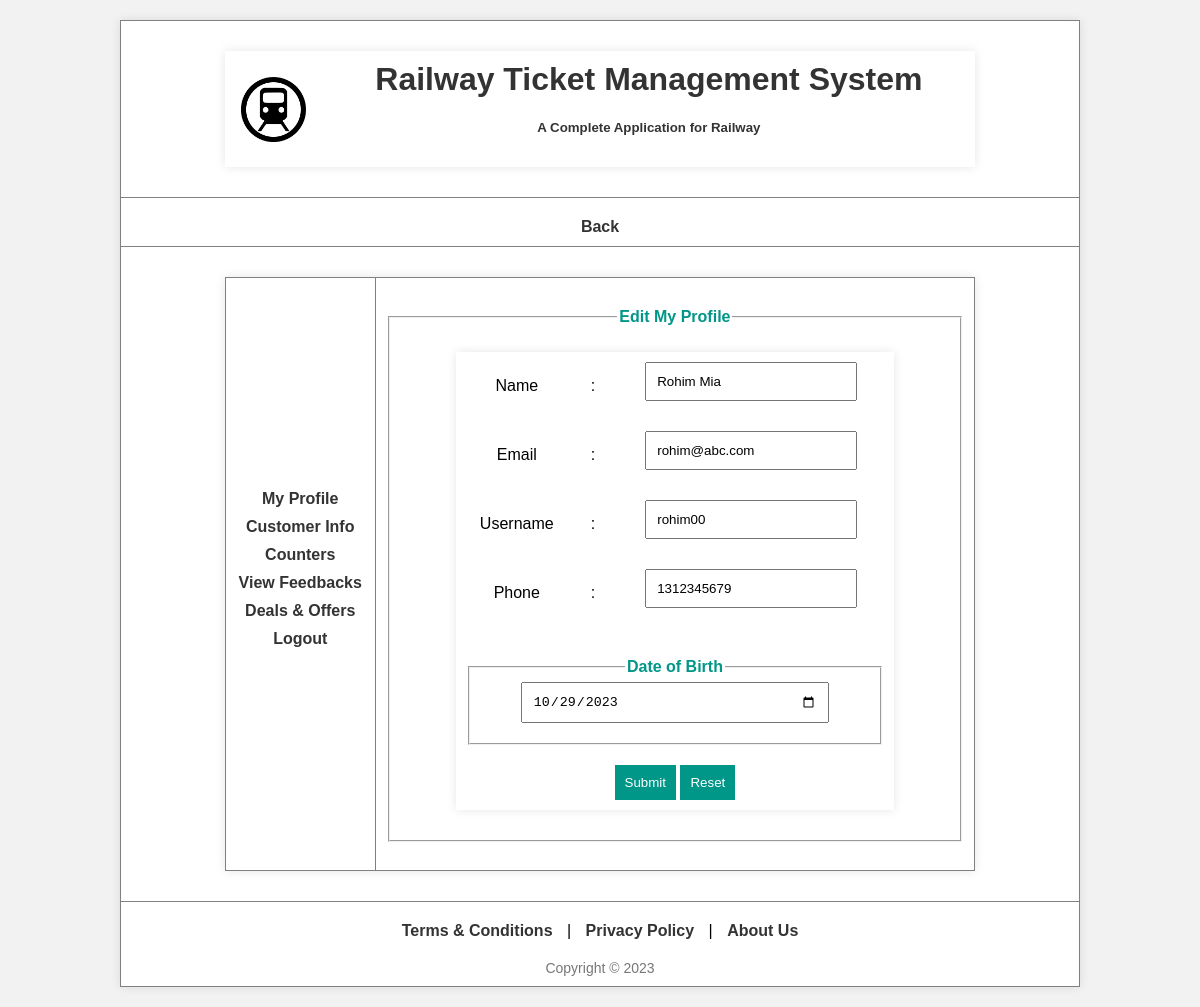
Page /view/editMyProfile.php (signed in) on the committed database.
### tables this page shows
CREATE TABLE `user` (
  `id` int(255) NOT NULL,
  `name` varchar(255) NOT NULL,
  `email` varchar(255) NOT NULL,
  `username` varchar(255) NOT NULL,
  `phone` int(255) NOT NULL,
  `password` varchar(255) NOT NULL,
  `userType` text NOT NULL,
  `gender` text NOT NULL,
  `dob` date NOT NULL
);

### view/editMyProfile.php (the view, shortened to what this page needs)
<?php
    $username = $_SESSION['username'];
if ($_SERVER['REQUEST_METHOD'] == 'GET') {
    $con = getConnection();
    $sql = "SELECT * FROM user WHERE username = '$username'";
    $result = mysqli_query($con, $sql);
    $row = mysqli_fetch_assoc($result);
}
?>
<html>
<html lang="en">
<head>
</head>
<body>
    <table border="1" width="100%" height="100%" align="center">
        <tr height="70">
            <td>
                <table width="100%">
                    <tr>
                        <td>
                            <img src="../upload/logo.png" height="65" width="65" alt="">
                        </td>
                        <td align="right">
                            <h1>Railway Ticket Management System</h1>
                            <h5>A Complete Application for Railway</h5>
                        </td>
                    </tr>
                </table>
            </td>
        </tr>
        <tr height="20">
            <td align="right">
                <nav>
                    <a href="myProfile.php">Back</a>
                </nav>
            </td>
        </tr>
        <tr>
            <td>
                <table width="100%" height="90%" border="1">
                    <tr>
                        <td width="20%">
                            <ul>
                                <li><a href="myProfile.php">My Profile</a></li>
                                <li><a href="customer.php">Customer Info</a></li>
                                <li><a href="counter.php">Counters</a></li>
                                <li><a href="feedback.php">View Feedbacks</a></li>
                                <li><a href="deals.php">Deals & Offers</a></li>
                                <li><a href="../controller/logout.php">Logout</a></li>
                            </ul>
                        </td>
                        <td width="80%">
                            <fieldset>
                                <legend>Edit My Profile</legend>
                                <form name="editProfileForm" action="editMyProfile.php" method="post" onsubmit="return validateEditProfileForm()">
                                <table>
                                    <tr>
                                        <td>Name</td>
                                        <td>:</td>
                                        <td><input type="text" name="name" value="<?php echo $row['name']; ?>" /></td>
                                    </tr>
                                    <tr>
                                        <td>Email</td>
                                        <td>:</td>
                                        <td><input type="email" name="email" value="<?php echo $row['email']; ?>" /></td>
                                    </tr>
                                    <tr>
                                        <td>Username</td>
                                        <td>:</td>
                                        <td><input type="text" name="username" value="<?php echo $row['username']; ?>" /></td>
                                    </tr>
                                    <tr>
                                        <td>Phone</td>
                                        <td>:</td>
                                        <td><input type="number" name="phone" value="<?php echo $row['phone']; ?>" /></td>
                                    </tr>
                                    <tr>
                                        <td colspan="3">
                                            <fieldset>
                                                <legend>Date of Birth</legend>
                                                <input type="date" name="dob" value="<?php echo $row['dob']; ?>" />
                                            </fieldset>
                                        </td>
                                    </tr>
                                    <tr>
                                        <td colspan="3">
                                            <input type="submit" name="btn" value="Submit" />
                                            <input type="reset" name="rst" value="Reset" />
                                        </td>
                                    </tr>
                                </table>
                                </form>
                            </fieldset><br>
                        </td>
                    </tr>
                </table>
            </td>
        </tr>
        <tr height="45" align="center">
            <td>
            <nav>
            <a href="t&c.html">Terms & Conditions</a> |
            <a href="privacyPolicy.html">Privacy Policy</a> |
            <a href="aboutUs.html">About Us</a>
          </nav>
                <footer>Copyright &copy; 2023</footer>
            </td>
        </tr>
    </table>
</body>
</html>

### view/editMyProfile.php (style rules this page uses)
body { font-family: 'Arial', sans-serif; margin: 0; padding: 0; background-color: #f2f2f2; }
table { border-collapse: collapse; width: 80%; margin: 20px auto; background-color: #fff; box-shadow: 0 0 10px rgba(0, 0, 0, 0.1); }
h1, h5 { color: #333; }
nav { margin-top: 10px; }
nav a { text-decoration: none; color: #333; margin: 0 10px; font-weight: bold; }
img { max-width: 100%; height: auto; }
td { padding: 10px; text-align: center; }
ul { list-style-type: none; padding: 0; margin: 0; }
ul li { margin-bottom: 10px; }
ul li a { text-decoration: none; color: #333; font-weight: bold; }
table th, table td { padding: 10px; text-align: center; }
footer { margin-top: 20px; font-size: 14px; color: #777; }
a { text-decoration: none; color: #009688; font-weight: bold; }
form { margin-bottom: 20px; }
fieldset { margin-top: 20px; }
legend { font-weight: bold; color: #009688; }
input[type="submit"], input[type="reset"] { padding: 10px; background-color: #009688; color: #fff; border: none; cursor: pointer; }
input[type="number"], input[type="text"], input[type="email"] { width: 80%; padding: 10px; margin-bottom: 10px; }
input[type="date"] { width: 80%; padding: 10px; margin-bottom: 10px; }

### rows in the picture
user: name "Rohim Mia", email "rohim@abc.com", username "rohim00", phone "1312345679", dob "10/29/2023"
